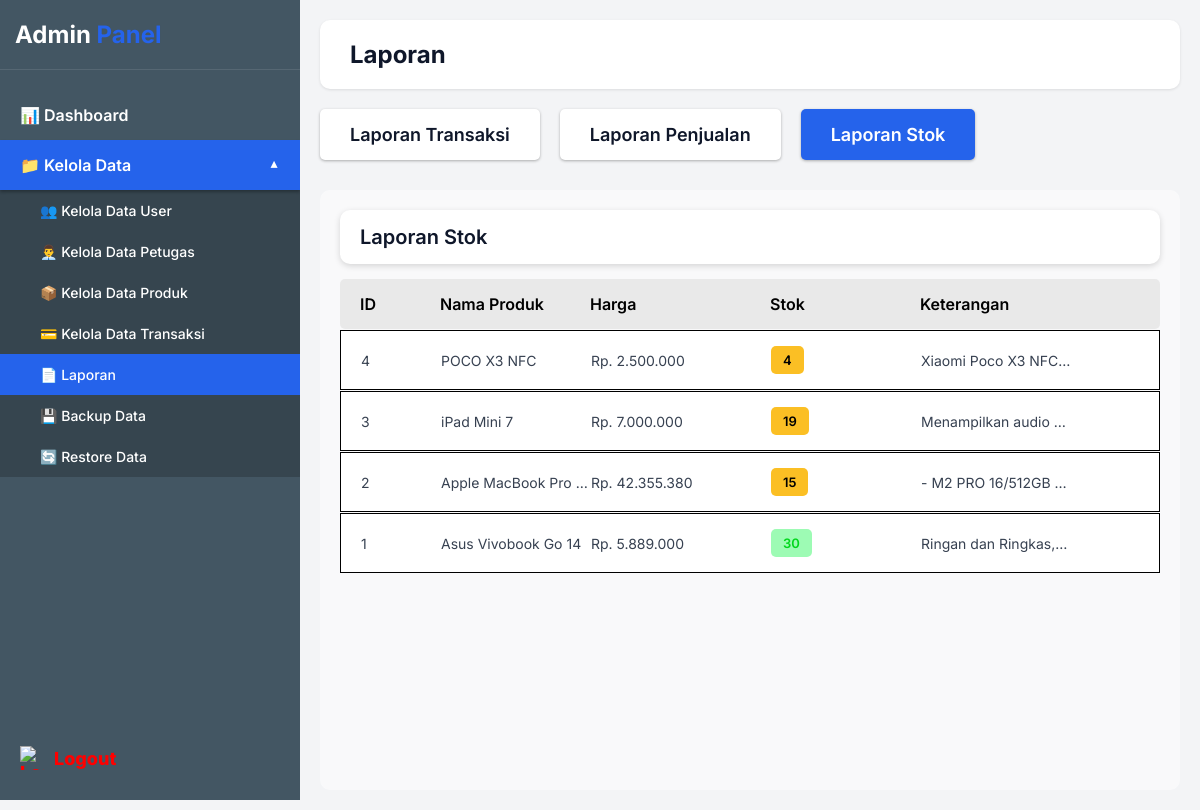
The app's page /admin/laporan.php?tab=stok (signed in) with its own data.
### tables this page shows
CREATE TABLE `products` (
  `id` int(11) NOT NULL AUTO_INCREMENT,
  `nama_produk` varchar(255) NOT NULL,
  `harga` decimal(10,2) NOT NULL,
  `stok` int(11) NOT NULL,
  `deskripsi` text DEFAULT NULL,
  `gambar` varchar(255) DEFAULT 'default.jpg',
  `created_at` timestamp NOT NULL DEFAULT current_timestamp(),
  PRIMARY KEY (`id`)
);

### admin/laporan.php (the view, shortened to what this page needs)
<?php
include '../config.php';
$active_tab = isset($_GET['tab']) ? $_GET['tab'] : 'transaksi';
if ($active_tab == 'transaksi') {
    $query = mysqli_query($koneksi, "
        SELECT orders.*, users.username as user_name
        FROM orders
        LEFT JOIN users ON orders.user_id = users.id
        ORDER BY orders.id DESC
    ");
    $table_headers = ['ID', 'User', 'Total', 'Status', 'Tanggal'];
    $title = 'Laporan Transaksi';
} else {
    $query = mysqli_query($koneksi, "SELECT * FROM products ORDER BY id DESC");
    $table_headers = ['ID', 'Nama Produk', 'Harga', 'Stok', 'Keterangan'];
    $title = 'Laporan Stok';
}
?>
<!DOCTYPE html>
<html lang="en">
<head>
</head>
<body>
    <div class="sidebar">
        <div class="sidebar-header">
            <div class="sidebar-title">Admin <span>Panel</span></div>
        </div>
        <div class="sidebar-menu">
            <a href="dashboard.php" class="menu-item">📊 Dashboard</a>
            <div class="dropdown-toggle menu-item" onclick="toggleDropdown()">
                📁 Kelola Data
            </div>
            <div class="dropdown-menu" id="dropdownMenu">
                <a href="kelola_data_user.php" class="dropdown-item">👥 Kelola Data User</a>
                <a href="kelola_data_petugas.php" class="dropdown-item">👨‍💼 Kelola Data Petugas</a>
                <a href="kelola_data_produk.php" class="dropdown-item">📦 Kelola Data Produk</a>
                <a href="kelola_data_transaksi.php" class="dropdown-item">💳 Kelola Data Transaksi</a>
                <a href="laporan.php" class="dropdown-item active">📄 Laporan</a>
                <a href="backup_data.php" class="dropdown-item">💾 Backup Data</a>
                <a href="restore_data.php" class="dropdown-item">🔄 Restore Data</a>
            </div>
        </div>
        <a href="../auth/logout.php" class="logout-btn">
            <img src="https://codia-f2c.s3.us-west-1.amazonaws.com/image/2026-02-24/EifoE2bUkC.png" alt="Logout">
        </a>
    </div>
    <div class="main-content">
        <div class="header">
            <span class="header-title">Laporan</span>
        </div>
        <div class="tabs-container">
            <a href="?tab=transaksi" class="tab-btn <?php echo $active_tab == 'transaksi' ? 'active' : ''; ?>">
                Laporan Transaksi
            </a>
            <a href="?tab=penjualan" class="tab-btn <?php echo $active_tab == 'penjualan' ? 'active' : ''; ?>">
                Laporan Penjualan
            </a>
            <a href="?tab=stok" class="tab-btn <?php echo $active_tab == 'stok' ? 'active' : ''; ?>">
                Laporan Stok
            </a>
        </div>
        <div class="report-container">
            <div class="report-header">
                <span class="report-title"><?php echo $title; ?></span>
            </div>
            <div class="table-header">
                <?php foreach($table_headers as $header): ?>
                    <div><?php echo $header; ?></div>
                <?php endforeach; ?>
            </div>
            <?php
            while($row = mysqli_fetch_assoc($query)):
            ?>
            <div class="table-row">
                <div class="table-cell"><?php echo $row['id']; ?></div>
                <?php if($active_tab == 'stok'): ?>
                    <div class="table-cell"><?php echo htmlspecialchars($row['nama_produk']); ?></div>
                    <div class="table-cell">Rp. <?php echo number_format($row['harga'], 0, ',', '.'); ?></div>
                    <div class="table-cell">
                        <?php
                        $stock_class = '';
                        if($row['stok'] > 20) $stock_class = 'stock-available';
                        elseif($row['stok'] > 0) $stock_class = 'stock-low';
                        else $stock_class = 'stock-out';
                        ?>
                        <span class="stock-badge <?php echo $stock_class; ?>">
                            <?php echo $row['stok']; ?>
                        </span>
                    </div>
                    <div class="table-cell"><?php echo substr($row['deskripsi'], 0, 30); ?>...</div>
                <?php endif; ?>
            </div>
            <?php endwhile; ?>
        </div>
    </div>
</body>
</html>

### admin/laporan.php (style rules this page uses)
* { box-sizing: border-box; margin: 0; padding: 0; font-family: 'Inter', sans-serif; }
body { background-color: #f3f4f6; display: flex; min-height: 100vh; }
a { text-decoration: none; }
.sidebar { width: 300px; background-color: #435663; position: fixed; top: 0; left: 0; height: 100vh; overflow-y: auto; z-index: 100; }
.sidebar-header { padding: 20px 15px; border-bottom: 1px solid rgba(255,255,255,0.1); }
.sidebar-title { font-size: 24px; font-weight: 700; color: #ffffff; }
.sidebar-title span { color: #2563eb; }
.sidebar-menu { padding: 20px 0; }
.menu-item { display: block; padding: 15px 20px; color: #ffffff; font-size: 16px; font-weight: 600; transition: background 0.3s; }
.menu-item.active { background-color: #2563eb; box-shadow: 0 2px 3px rgba(0,0,0,0.3); }
.dropdown-toggle { cursor: pointer; display: flex; justify-content: space-between; align-items: center; padding-right: 20px; }
.dropdown-toggle::after { content: '▼'; font-size: 12px; transition: transform 0.3s; }
.dropdown-toggle.active::after { transform: rotate(180deg); }
.dropdown-menu { max-height: 0; overflow: hidden; transition: max-height 0.3s ease-out; background-color: rgba(0,0,0,0.2); }
.dropdown-menu.show { max-height: 500px; }
.dropdown-item { display: block; padding: 12px 20px 12px 40px; color: #ffffff; font-size: 14px; font-weight: 500; transition: background 0.3s; }
.dropdown-item.active { background-color: #2563eb; color: #ffffff; }
.logout-btn { position: absolute; bottom: 30px; left: 20px; color: #ff0000; font-weight: 800; font-size: 18px; display: flex; align-items: center; cursor: pointer; }
.logout-btn img { width: 24px; height: 24px; margin-right: 10px; }
.main-content { margin-left: 300px; flex: 1; padding: 20px; }
.header { background-color: #ffffff; padding: 20px 30px; border-radius: 10px; box-shadow: 0 1px 3px rgba(0,0,0,0.1); display: flex; align-items: center; margin-bottom: 20px; }
.header-title { font-size: 24px; font-weight: 700; color: #0f172a; }
.tabs-container { display: flex; gap: 20px; margin-bottom: 30px; flex-wrap: wrap; }
.tab-btn { padding: 15px 30px; border-radius: 5px; font-size: 18px; font-weight: 600; cursor: pointer; border: none; box-shadow: 0 1px 3px rgba(0,0,0,0.3); transition: all 0.3s; }
.tab-btn.active { background-color: #2563eb; color: #ffffff; }
.tab-btn:not(.active) { background-color: #ffffff; color: #0f172a; }
.report-container { background-color: rgba(255, 255, 255, 0.5); border-radius: 10px; padding: 20px; min-height: 600px; }
.report-header { background-color: #ffffff; border-radius: 10px; padding: 15px 20px; box-shadow: 0 2px 6px rgba(0,0,0,0.15); margin-bottom: 15px; }
.report-title { font-size: 20px; font-weight: 600; color: #0f172a; }
.table-header { background-color: rgba(217, 217, 217, 0.5); display: grid; grid-template-columns: 80px 150px 180px 150px 150px; padding: 15px 20px; font-size: 16px; font-weight: 600; color: #000000; border-radius: 5px; }
.table-row { display: grid; grid-template-columns: 80px 150px 180px 150px 150px; padding: 15px 20px; align-items: center; border: 1px solid #000000; background-color: #ffffff; margin-top: 1px; transition: background 0.3s; }
.table-cell { font-size: 14px; color: #374151; white-space: nowrap; overflow: hidden; text-overflow: ellipsis; }
.stock-badge { padding: 6px 12px; border-radius: 5px; font-size: 13px; font-weight: 600; display: inline-block; }
.stock-available { background-color: #9dfbb4; color: #00d71c; }
.stock-low { background-color: #fbbf24; color: #000000; }

### records on screen
products: id "4", nama_produk "POCO X3 NFC", harga "2.500.000", stok "4", deskripsi "Xiaomi Poco X3 NFC…"
products: id "3", nama_produk "iPad Mini 7", harga "7.000.000", stok "19", deskripsi "Menampilkan audio…"
products: id "2", nama_produk "Apple MacBook Pro…", harga "42.355.380", stok "15", deskripsi "- M2 PRO 16/512GB…"
products: id "1", nama_produk "Asus Vivobook Go 14", harga "5.889.000", stok "30", deskripsi "Ringan dan Ringkas,…"

### other values on screen
$title "Laporan Stok"
$header "ID"
$header "Nama Produk"
$header "Harga"
$header "Stok"
$header "Keterangan"
